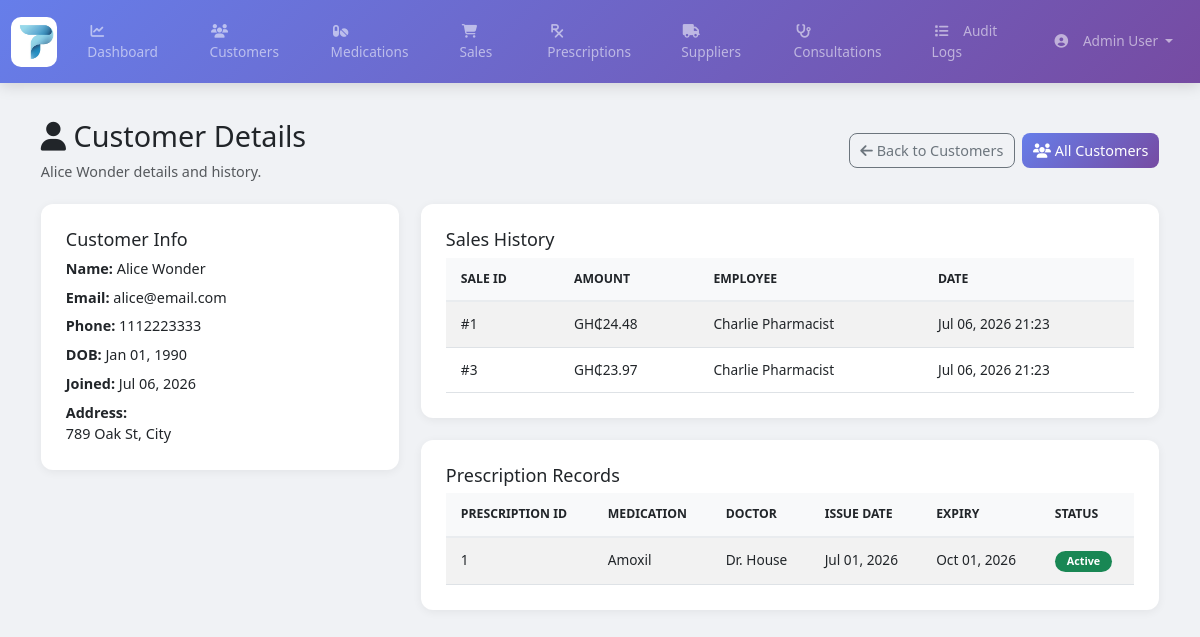
Screenshot of /pages/customer_details.php?id=1 (signed in) with the database file from the repository.
### tables this page shows
CREATE TABLE Customer (
    customer_id INT AUTO_INCREMENT PRIMARY KEY,
    first_name VARCHAR(50) NOT NULL,
    last_name VARCHAR(50) NOT NULL,
    phone VARCHAR(20) UNIQUE,
    email VARCHAR(100) UNIQUE,
    dob DATE,
    address TEXT,
    registration_date DATE DEFAULT CURRENT_DATE
);

CREATE TABLE Sale (
    sale_id INT AUTO_INCREMENT PRIMARY KEY,
    customer_id INT,
    employee_id INT NOT NULL,
    sale_date DATETIME DEFAULT CURRENT_TIMESTAMP,
    total_amount DECIMAL(10,2),
    FOREIGN KEY (customer_id)
        REFERENCES Customer(customer_id),
    FOREIGN KEY (employee_id)
        REFERENCES Employee(employee_id)
);

CREATE TABLE Employee (
    employee_id INT AUTO_INCREMENT PRIMARY KEY,
    first_name VARCHAR(50) NOT NULL,
    last_name VARCHAR(50) NOT NULL,
    phone VARCHAR(20) UNIQUE,
    email VARCHAR(100) UNIQUE,
    hire_date DATE NOT NULL,
    role VARCHAR(50) NOT NULL,
    salary DECIMAL(10,2),
    password VARCHAR(255) NOT NULL
);

CREATE TABLE Prescription (
    prescription_id INT AUTO_INCREMENT PRIMARY KEY,
    customer_id INT NOT NULL,
    medication_id INT NOT NULL,
    issue_date DATE NOT NULL,
    refill_count INT DEFAULT 0,
    doctor_name VARCHAR(100),
    expiry_date DATE,
    FOREIGN KEY (customer_id)
        REFERENCES Customer(customer_id),
    FOREIGN KEY (medication_id)
        REFERENCES Medication(medication_id)
);

CREATE TABLE Medication (
    medication_id INT AUTO_INCREMENT PRIMARY KEY,
    name VARCHAR(100) NOT NULL,
    generic_name VARCHAR(100),
    category VARCHAR(50),
    strength VARCHAR(50),
    unit_price DECIMAL(10,2),
    stock_quantity INT,
    expiry_date DATE,
    reorder_level INT DEFAULT 10,
    supplier_id INT,
    FOREIGN KEY (supplier_id)
        REFERENCES Supplier(supplier_id)
);

### includes/config.php (called while the page is built, shortened)
<?php
function formatCurrency($amount)
{
    return 'GH₵' . number_format((float)$amount, 2);
}
?>

### pages/customer_details.php (the view, shortened to what this page needs)
<?php
require_once __DIR__ . '/../includes/config.php';
$customer_id = isset($_GET['id']) ? intval($_GET['id']) : 0;
$stmt = $conn->prepare('SELECT * FROM Customer WHERE customer_id = ?');
$stmt->bind_param('i', $customer_id);
$stmt->execute();
$result = $stmt->get_result();
$customer = $result->fetch_assoc();
$sales = mysqli_query($conn, sprintf(
    "SELECT s.sale_id, s.total_amount, s.sale_date, e.first_name AS emp_first, e.last_name AS emp_last FROM Sale s JOIN Employee e ON s.employee_id = e.employee_id WHERE s.customer_id = %d ORDER BY s.sale_date DESC",
    $customer_id
));
$prescriptions = mysqli_query($conn, sprintf(
    "SELECT p.prescription_id, p.issue_date, p.expiry_date, p.refill_count, p.doctor_name, m.name AS medication_name FROM Prescription p JOIN Medication m ON p.medication_id = m.medication_id WHERE p.customer_id = %d ORDER BY p.issue_date DESC",
    $customer_id
));
require_once __DIR__ . '/../includes/header.php';
?>
<div class="d-flex justify-content-between align-items-center mb-4 flex-wrap gap-3">
    <div>
        <h2><i class="fas fa-user"></i> Customer Details</h2>
        <p class="text-muted mb-0"><?= htmlspecialchars($customer['first_name'] . ' ' . $customer['last_name']) ?> details and history.</p>
    </div>
    <div class="d-flex gap-2 flex-wrap">
        <a href="customers.php" class="btn btn-outline-secondary">
            <i class="fas fa-arrow-left"></i> Back to Customers
        </a>
        <button class="btn btn-primary" onclick="window.location.href='customers.php'">
            <i class="fas fa-users"></i> All Customers
        </button>
    </div>
</div>
<div class="row gy-4">
    <div class="col-lg-4">
        <div class="card mb-4">
            <div class="card-body">
                <h5 class="card-title">Customer Info</h5>
                <p class="mb-2"><strong>Name:</strong> <?= htmlspecialchars($customer['first_name'] . ' ' . $customer['last_name']) ?></p>
                <p class="mb-2"><strong>Email:</strong> <?= htmlspecialchars($customer['email']) ?></p>
                <p class="mb-2"><strong>Phone:</strong> <?= htmlspecialchars($customer['phone']) ?></p>
                <p class="mb-2"><strong>DOB:</strong> <?= $customer['dob'] ? date('M d, Y', strtotime($customer['dob'])) : '<span class="text-muted">Not set</span>' ?></p>
                <p class="mb-2"><strong>Joined:</strong> <?= $customer['registration_date'] ? date('M d, Y', strtotime($customer['registration_date'])) : '<span class="text-muted">Unknown</span>' ?></p>
                <p class="mb-0"><strong>Address:</strong><br><?= nl2br(htmlspecialchars($customer['address'])) ?></p>
            </div>
        </div>
    </div>
    <div class="col-lg-8">
        <div class="card mb-4">
            <div class="card-body">
                <h5 class="card-title">Sales History</h5>
                <div class="table-responsive">
                    <table class="table table-striped table-hover mb-0">
                        <thead>
                            <tr>
                                <th>Sale ID</th>
                                <th>Amount</th>
                                <th>Employee</th>
                                <th>Date</th>
                            </tr>
                        </thead>
                        <tbody>
                            <?php if (mysqli_num_rows($sales) > 0): ?>
                                <?php while ($sale = mysqli_fetch_assoc($sales)): ?>
                                    <tr>
                                        <td>#<?= htmlspecialchars($sale['sale_id']) ?></td>
                                        <td><?= formatCurrency($sale['total_amount']) ?></td>
                                        <td><?= htmlspecialchars($sale['emp_first'] . ' ' . $sale['emp_last']) ?></td>
                                        <td><?= date('M d, Y H:i', strtotime($sale['sale_date'])) ?></td>
                                    </tr>
                                <?php endwhile; ?>
                            <?php else: ?>
                                <tr>
                                    <td colspan="4" class="text-center text-muted">No sales found for this customer.</td>
                                </tr>
                            <?php endif; ?>
                        </tbody>
                    </table>
                </div>
            </div>
        </div>
        <div class="card">
            <div class="card-body">
                <h5 class="card-title">Prescription Records</h5>
                <div class="table-responsive">
                    <table class="table table-striped table-hover mb-0">
                        <thead>
                            <tr>
                                <th>Prescription ID</th>
                                <th>Medication</th>
                                <th>Doctor</th>
                                <th>Issue Date</th>
                                <th>Expiry</th>
                                <th>Status</th>
                            </tr>
                        </thead>
                        <tbody>
                            <?php if (mysqli_num_rows($prescriptions) > 0): ?>
                                <?php while ($prescription = mysqli_fetch_assoc($prescriptions)): ?>
                                    <?php $expired = strtotime($prescription['expiry_date']) < time(); ?>
                                    <tr>
                                        <td><?= htmlspecialchars($prescription['prescription_id']) ?></td>
                                        <td><?= htmlspecialchars($prescription['medication_name']) ?></td>
                                        <td><?= htmlspecialchars($prescription['doctor_name']) ?></td>
                                        <td><?= date('M d, Y', strtotime($prescription['issue_date'])) ?></td>
                                        <td><?= date('M d, Y', strtotime($prescription['expiry_date'])) ?></td>
                                        <td><span class="badge bg-<?= $expired ? 'danger' : 'success' ?>"><?= $expired ? 'Expired' : 'Active' ?></span></td>
                                    </tr>
                                <?php endwhile; ?>
                            <?php else: ?>
                                <tr>
                                    <td colspan="6" class="text-center text-muted">No prescriptions found for this customer.</td>
                                </tr>
                            <?php endif; ?>
                        </tbody>
                    </table>
                </div>
            </div>
        </div>
    </div>
</div>
<?php require_once __DIR__ . '/../includes/footer.php'; ?>

### assets/css/style.css (style rules this page uses)
:root { --primary-1: #667eea; --primary-2: #764ba2; --accent: #11998e; --muted: #6c757d; --card-radius: 12px; --transition-fast: 180ms; --transition: 300ms; }
* { margin: 0; padding: 0; box-sizing: border-box; }
body { background-color: #f0f2f5; font-family: 'Segoe UI', Tahoma, Geneva, Verdana, sans-serif; min-height: 100vh; padding-bottom: 30px; }
.card { border: none; border-radius: 12px; box-shadow: 0 2px 10px rgba(0,0,0,0.06); margin-bottom: 25px; overflow: hidden; transition: transform 0.2s ease, box-shadow 0.2s ease; }
.card-body { padding: 25px; }
.table { margin-bottom: 0; font-size: 0.95rem; }
.table thead th { background: #f8f9fa; border-bottom: 2px solid #e9ecef; font-weight: 600; font-size: 0.85rem; text-transform: uppercase; padding: 12px 15px; }
.table tbody td { padding: 12px 15px; vertical-align: middle; }
.table-striped tbody tr:nth-of-type(odd) { background-color: rgba(0,0,0,0.02); }
.badge { padding: 5px 12px; border-radius: 20px; font-size: 0.75rem; }
.btn { border-radius: 8px; font-weight: 500; transition: all 0.3s ease; }
.btn-primary { background: linear-gradient(135deg,#667eea,#764ba2); border: none; }
html { font-size: clamp(14px, 1.2vw, 16px); }
.table-responsive { overflow-x:auto; -webkit-overflow-scrolling: touch; }

### rows the page displays
customer: first_name+last_name "Alice Wonder", email "alice@email.com", phone "1112223333", dob "Jan 01, 1990", registration_date "Jul 06, 2026", address "789 Oak St, City"
sale: sale_id "1", total_amount "GH₵24.48", employee.last_name "Charlie Pharmacist", sale_date "Jul 06, 2026 21:23"
sale: sale_id "3", total_amount "GH₵23.97", employee.last_name "Charlie Pharmacist", sale_date "Jul 06, 2026 21:23"
prescription: prescription_id "1", medication.name "Amoxil", doctor_name "Dr. House", issue_date "Jul 01, 2026", expiry_date "Oct 01, 2026", shows "Active"

### other values shown
$_SESSION['user_name'] "Admin User"
